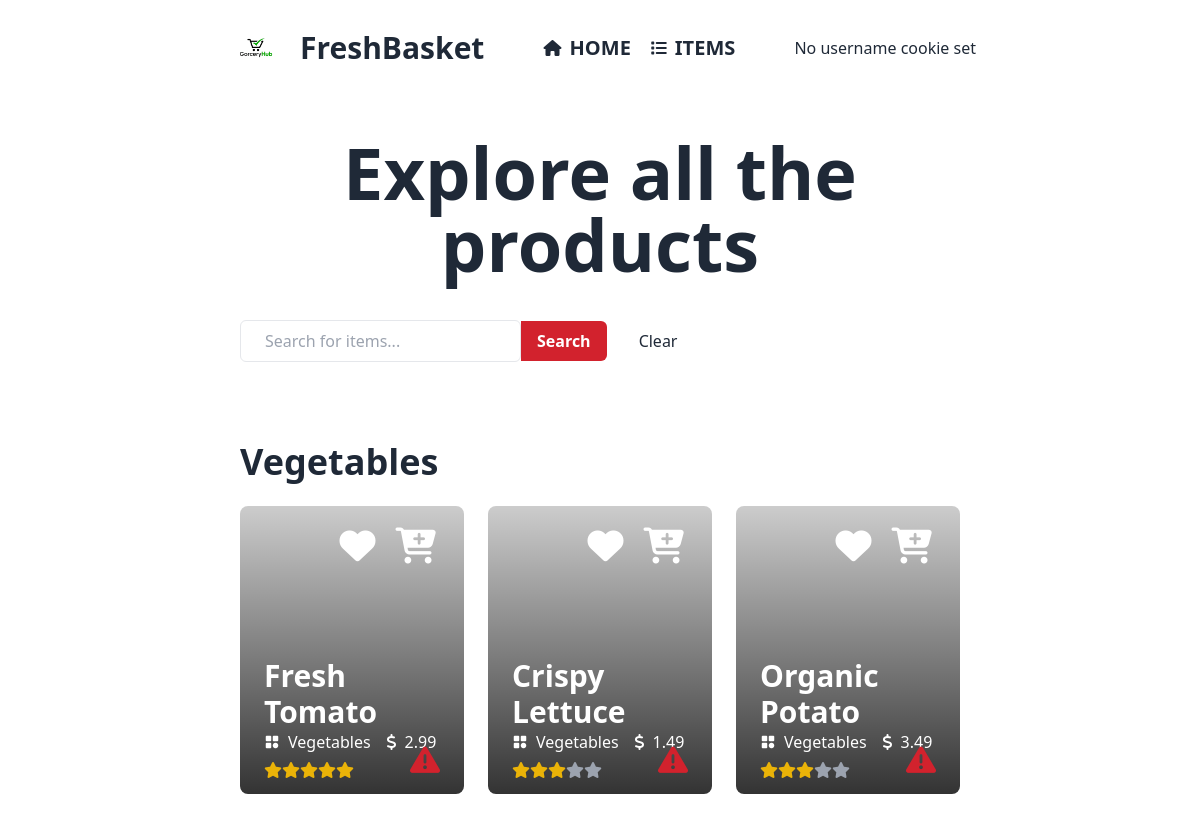
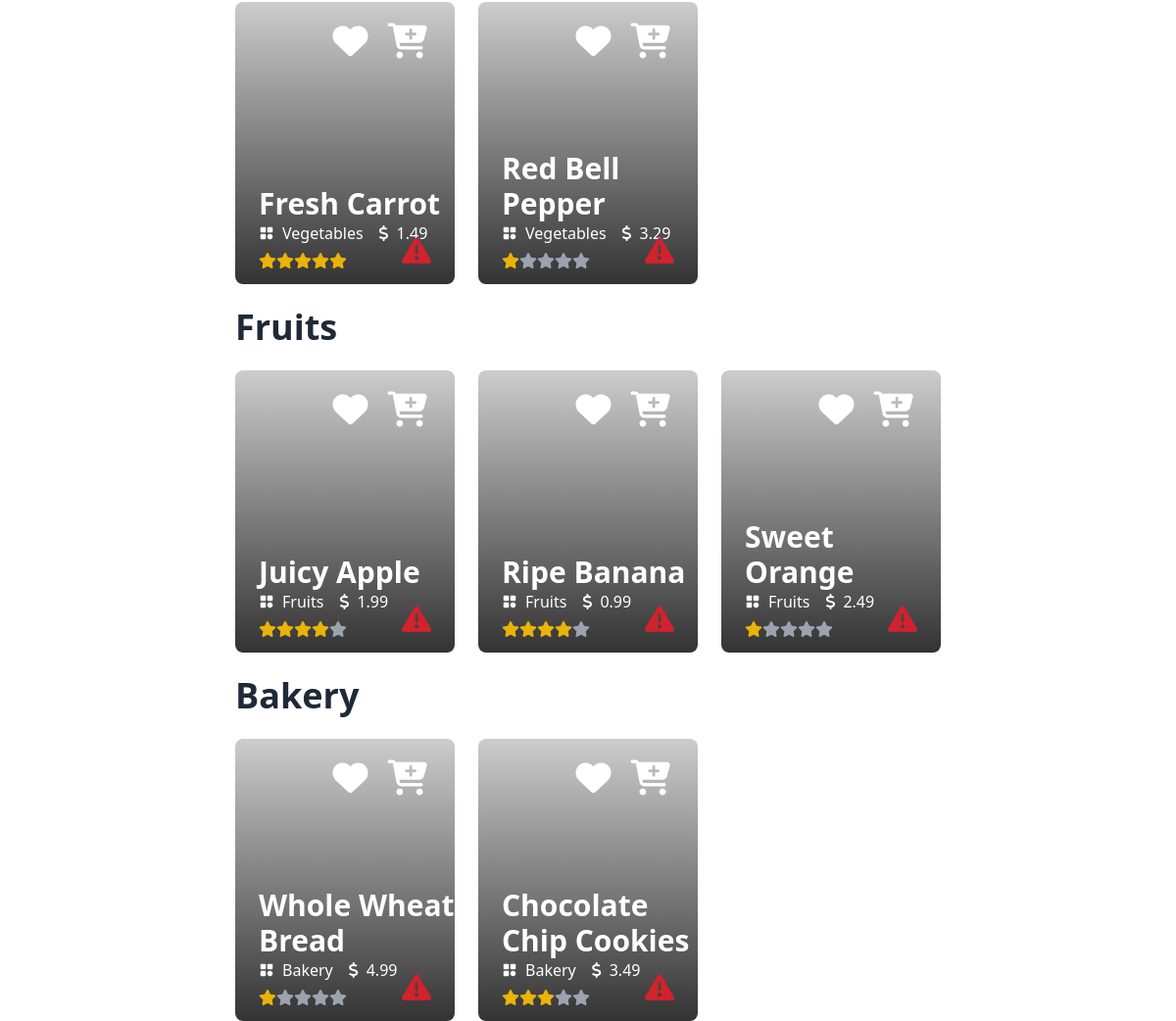
Before: /src/viewer/allItems.php with the older database file (2 pictures, top to bottom).
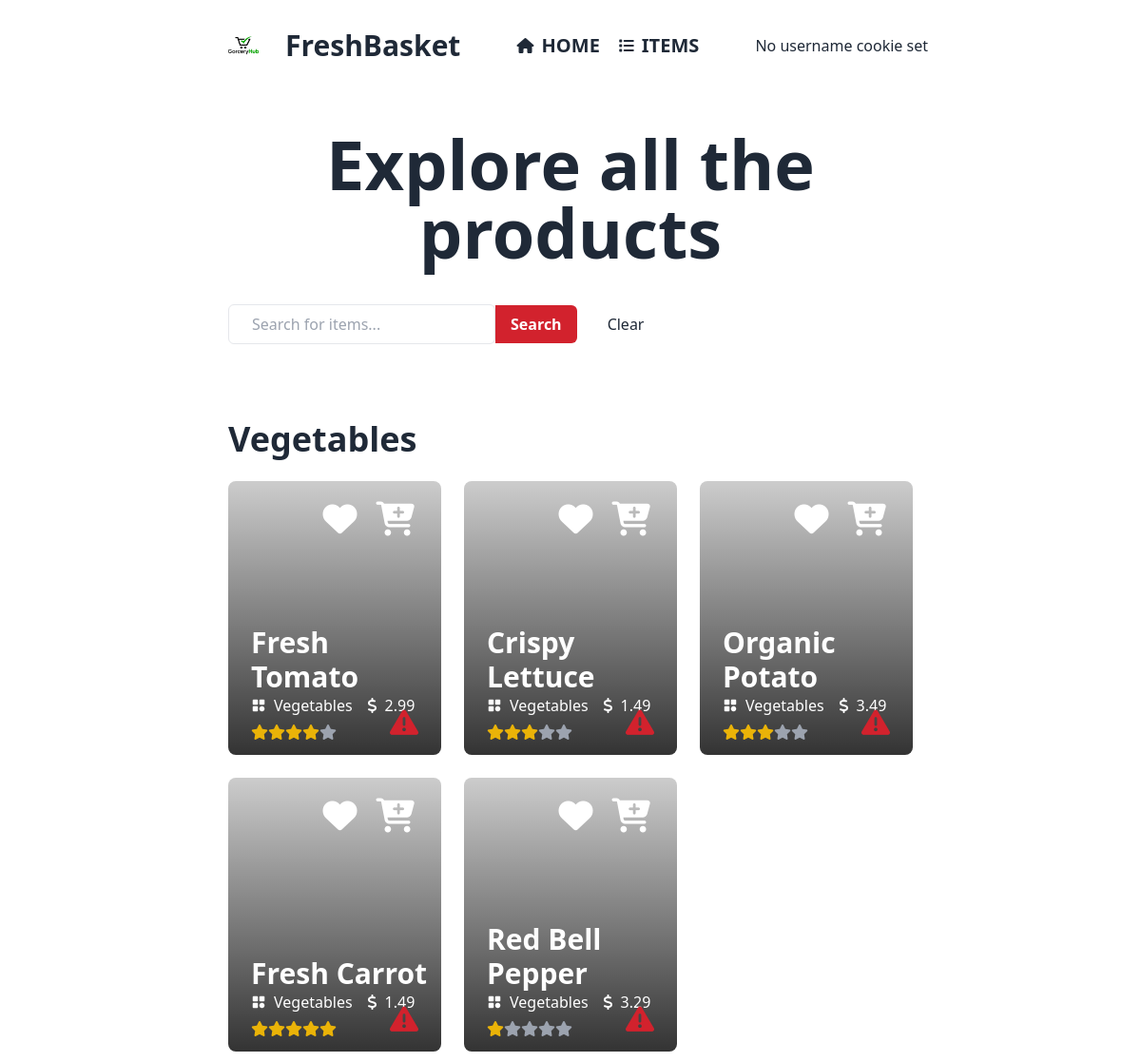
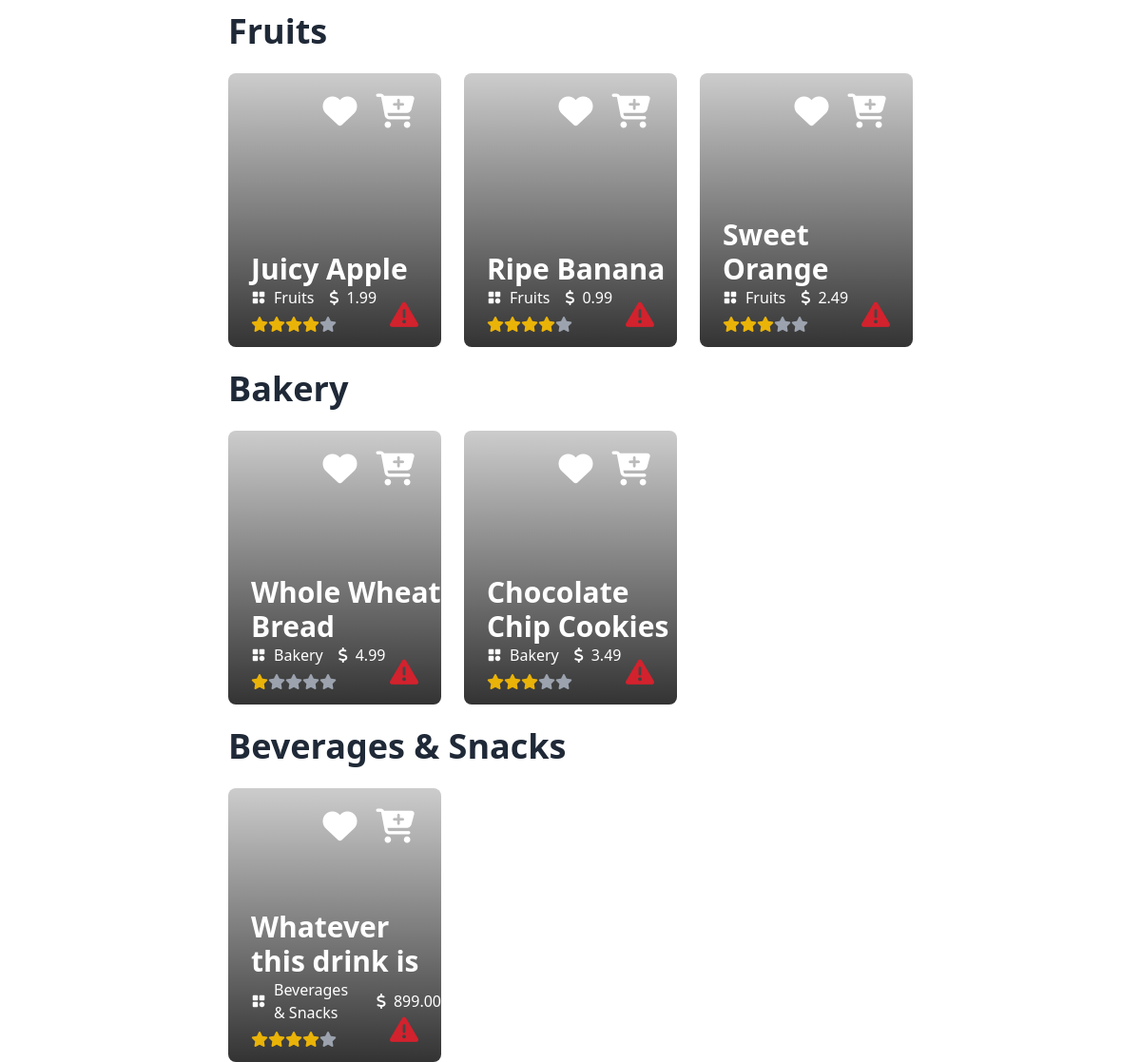
After: the same page with the newer database file (2 pictures, top to bottom).
### tables this page shows
CREATE TABLE `products` (
  `productId` int(11) NOT NULL,
  `name` varchar(50) NOT NULL,
  `imgurl` varchar(60) DEFAULT NULL,
  `price` decimal(10,2) NOT NULL,
  `ammount` text DEFAULT NULL,
  `publishdate` date NOT NULL,
  `selleremail` varchar(60) DEFAULT NULL,
  `cartcount` int(11) DEFAULT NULL,
  `category` varchar(50) NOT NULL,
  `status` varchar(20) DEFAULT NULL,
  `rating` float DEFAULT NULL,
  `numOfPeople` int(11) DEFAULT 0
);

### src/viewer/allItems.php (the view, shortened to what the changed rows need)
<!DOCTYPE html>
<html data-theme="light" lang="en" style="scroll-behavior: smooth;">
<head>
    <link href="https://cdn.jsdelivr.net/npm/daisyui@4.7.3/dist/full.min.css" rel="stylesheet" type="text/css" />
    <script src="https://cdn.tailwindcss.com"></script>
</head>
<body>
    <header>
      <?php include 'navbar1.php'; ?>
    </header>
    <main>
        <section class="px-[15rem]">
            <h1 class="text-center text-7xl font-extrabold my-10">
                Explore all the products
            </h1>
            <form method="post" class="my-10 flex items-center">
              <input class="px-6 py-2 rounded-md border border-solid" type="text" name="searchTerm" placeholder="Search for items..." required>
              <button type="submit" class="rounded-r-md px-4 py-2 bg-[#D2222D] text-white font-semibold" name="search">Search</button>
              <button type="reset" class="ml-8" onclick="window.location.href='allItems.php';">Clear</button>
            </form>
            <?php
            require('DBconnect.php');
            $customeremail = $_COOKIE['email'];
            $categoriesQuery = "SELECT DISTINCT category FROM products WHERE status = 'published'";
            $categoriesResult = mysqli_query($conn, $categoriesQuery);
            if (mysqli_num_rows($categoriesResult) > 0) {
                while ($categoryRow = mysqli_fetch_assoc($categoriesResult)) {
                    $category = $categoryRow['category'];
                    echo "<h2 class='text-4xl font-bold my-6'>$category</h2>";
                    echo "<div class='grid grid-cols-3 gap-6'>";
                    $query = "SELECT * FROM products WHERE status = 'published' AND category = '$category'";
                    $result = mysqli_query($conn, $query);
                    if (mysqli_num_rows($result) > 0) {
                        while ($row = mysqli_fetch_assoc($result)) {
                            $productName = $row['name'];
                            $productPrice = $row['price'];
                            $productImage = $row['imgurl'];
                            $productcategory = $row['category'];
                            $productid = $row['productId'];
                            $productRating = (int)$row['rating'];
            ?>
                            <div class='w-full h-72 rounded-lg relative' style='background-image: linear-gradient(to top,rgba(0, 0, 0, 0.8), rgba(0, 0, 0, 0.2)),url(<?php echo $productImage ?>); background-size: cover; background-repeat: no-repeat;'>
                                <div class='flex items-center absolute top-4 right-6'>
                                    <?php if ($_COOKIE['role'] != 'seller'): ?>
                                    <div class="mr-4">
                                        <?php
                                        $sql = "SELECT * FROM wishlist WHERE productId = '$productid' AND customer_email = '$customeremail'";
                                        $wishlistResult = mysqli_query($conn, $sql);
                                        if (mysqli_num_rows($wishlistResult) > 0) {
                                        ?>
                                            <i class="fa-solid fa-heart text-4xl text-[#2aff2a] cursor-pointer"></i>
                                        <?php
                                        } else {
                                        ?>
                                            <i onclick="handleWishlist('<?php echo $productid ?>', '<?php echo $customeremail ?>')" class="fa-solid fa-heart text-4xl text-white hover:text-[#FFBF00] cursor-pointer"></i>
                                        <?php
                                        }
                                        ?>
                                    </div>
                                    <div class="dropdown dropdown-end">
                                        <div tabindex="0" role="button" class="m-1"><i class='fa-solid fa-cart-plus text-4xl text-white hover:text-[#FFBF00] hover pointer'></i></div>
                                    </div>
                                    <?php endif; ?>
                                </div>
                                <div class='flex flex-col justify-start absolute bottom-4 left-6'>
                                    <h1 class='text-3xl font-bold text-white'><?php echo $productName ?></h1>
                                    <div class='flex flex-row items-center mb-2'>
                                        <p class='text-white mr-4 flex items-center gap-2'><img class='w-4 h-4' src='../ICON/categories.png'><?php echo $productcategory ?></p>
                                        <p class='text-white flex items-center gap-2'><i class='fa-solid fa-dollar-sign'></i><?php echo $productPrice ?></p>
                                    </div>
                                    <div onclick="document.getElementById('rating_modal_<?php echo $productid; ?>').showModal()" class='flex items-center cursor-pointer'>
                                        <?php for ($i = 1; $i <= 5; $i++) : ?> <?php if ($i <= $productRating) : ?>
                                            <i class="fa-solid fa-star text-yellow-500"></i>
                                        <?php else : ?>
                                            <i class="fa-solid fa-star text-gray-400"></i>
                                        <?php endif; ?>
                                        <?php endfor; ?>
                                    </div>
                                </div>
                                <div class="absolute bottom-4 right-6">
                                    <i onclick="document.getElementById('my_modal_1').setAttribute('open', 'true')" class="fa-solid fa-triangle-exclamation text-[#D2222D] text-3xl cursor-pointer"></i>
                                </div>
                            </div>
            <?php
                        }
                    } else {
                        echo "Oops.....No products found in this category.";
                    }
                    echo "</div>";
                }
            } else {
                echo "Oops.....No categories found.";
            }
            ?>
        </section>
    </main>
</body>
</html>

Changed rows visible on the page:
changed products "Fresh Tomato": rating 5 → 4.13 (drawn)
changed products "Sweet Orange": rating 1.66667 → 3.89 (drawn)
added products: name "Whatever this drink is", category "Beverages & Snacks", price "899.00", rating 4.5 (drawn)
Other visible differences:
new list line: "Beverages & Snacks"
